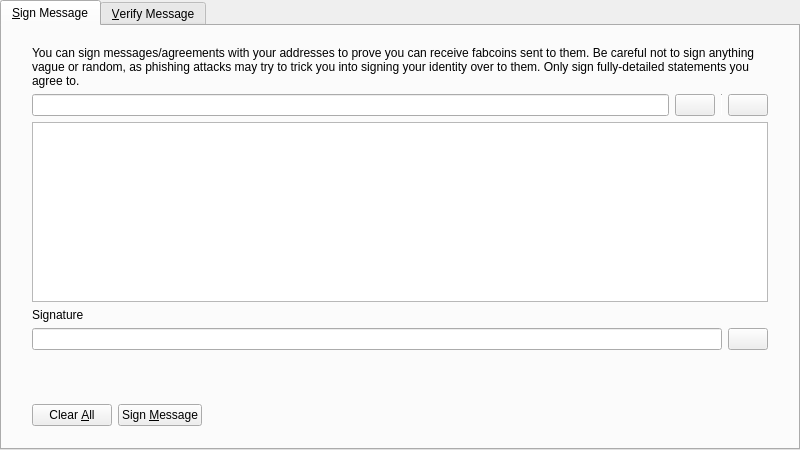
<?xml version="1.0" encoding="UTF-8"?>
<ui version="4.0">
 <class>SignVerifyMessageDialog</class>
 <widget class="QDialog" name="SignVerifyMessageDialog">
  <property name="geometry">
   <rect>
    <x>0</x>
    <y>0</y>
    <width>800</width>
    <height>450</height>
   </rect>
  </property>
  <property name="windowTitle">
   <string>Signatures - Sign / Verify a Message</string>
  </property>
  <property name="modal">
   <bool>true</bool>
  </property>
  <layout class="QVBoxLayout" name="verticalLayout">
   <property name="leftMargin">
    <number>0</number>
   </property>
   <property name="topMargin">
    <number>0</number>
   </property>
   <property name="rightMargin">
    <number>0</number>
   </property>
   <property name="bottomMargin">
    <number>0</number>
   </property>
   <item>
    <widget class="QTabWidget" name="tabWidget">
     <property name="currentIndex">
      <number>0</number>
     </property>
     <widget class="QWidget" name="tabSignMessage">
      <attribute name="title">
       <string>&amp;Sign Message</string>
      </attribute>
      <layout class="QVBoxLayout" name="verticalLayout_SM">
       <property name="leftMargin">
        <number>0</number>
       </property>
       <property name="topMargin">
        <number>0</number>
       </property>
       <property name="rightMargin">
        <number>0</number>
       </property>
       <property name="bottomMargin">
        <number>0</number>
       </property>
       <item>
        <layout class="QVBoxLayout" name="verticalLayout_3">
         <property name="leftMargin">
          <number>30</number>
         </property>
         <property name="topMargin">
          <number>20</number>
         </property>
         <property name="rightMargin">
          <number>30</number>
         </property>
         <property name="bottomMargin">
          <number>20</number>
         </property>
         <item>
          <widget class="QLabel" name="infoLabel_SM">
           <property name="text">
            <string>You can sign messages/agreements with your addresses to prove you can receive fabcoins sent to them. Be careful not to sign anything vague or random, as phishing attacks may try to trick you into signing your identity over to them. Only sign fully-detailed statements you agree to.</string>
           </property>
           <property name="textFormat">
            <enum>Qt::PlainText</enum>
           </property>
           <property name="wordWrap">
            <bool>true</bool>
           </property>
          </widget>
         </item>
         <item>
          <layout class="QHBoxLayout" name="horizontalLayout_1_SM">
           <property name="spacing">
            <number>6</number>
           </property>
           <item>
            <widget class="QValidatedLineEdit" name="addressIn_SM">
             <property name="toolTip">
              <string>The Fabcoin address to sign the message with</string>
             </property>
            </widget>
           </item>
           <item>
            <widget class="QPushButton" name="addressBookButton_SM">
             <property name="toolTip">
              <string>Choose previously used address</string>
             </property>
             <property name="text">
              <string/>
             </property>
             <property name="icon">
              <iconset resource="../fabcoin.qrc">
               <normaloff>:/icons/address-book</normaloff>:/icons/address-book</iconset>
             </property>
             <property name="shortcut">
              <string>Alt+A</string>
             </property>
             <property name="autoDefault">
              <bool>false</bool>
             </property>
            </widget>
           </item>
           <item>
            <widget class="Line" name="vLine">
             <property name="maximumSize">
              <size>
               <width>1</width>
               <height>22</height>
              </size>
             </property>
             <property name="orientation">
              <enum>Qt::Vertical</enum>
             </property>
            </widget>
           </item>
           <item>
            <widget class="QPushButton" name="pasteButton_SM">
             <property name="toolTip">
              <string>Paste address from clipboard</string>
             </property>
             <property name="text">
              <string/>
             </property>
             <property name="icon">
              <iconset resource="../fabcoin.qrc">
               <normaloff>:/icons/editpaste</normaloff>:/icons/editpaste</iconset>
             </property>
             <property name="shortcut">
              <string>Alt+P</string>
             </property>
             <property name="autoDefault">
              <bool>false</bool>
             </property>
            </widget>
           </item>
          </layout>
         </item>
         <item>
          <widget class="QPlainTextEdit" name="messageIn_SM">
           <property name="toolTip">
            <string>Enter the message you want to sign here</string>
           </property>
          </widget>
         </item>
         <item>
          <widget class="QLabel" name="signatureLabel_SM">
           <property name="text">
            <string>Signature</string>
           </property>
           <property name="textFormat">
            <enum>Qt::PlainText</enum>
           </property>
          </widget>
         </item>
         <item>
          <layout class="QHBoxLayout" name="horizontalLayout_2_SM">
           <property name="spacing">
            <number>6</number>
           </property>
           <item>
            <widget class="QLineEdit" name="signatureOut_SM">
             <property name="font">
              <font>
               <italic>true</italic>
              </font>
             </property>
             <property name="readOnly">
              <bool>true</bool>
             </property>
            </widget>
           </item>
           <item>
            <widget class="QPushButton" name="copySignatureButton_SM">
             <property name="toolTip">
              <string>Copy the current signature to the system clipboard</string>
             </property>
             <property name="text">
              <string/>
             </property>
             <property name="icon">
              <iconset resource="../fabcoin.qrc">
               <normaloff>:/icons/editcopy</normaloff>:/icons/editcopy</iconset>
             </property>
             <property name="autoDefault">
              <bool>false</bool>
             </property>
            </widget>
           </item>
          </layout>
         </item>
        </layout>
       </item>
       <item>
        <widget class="QWidget" name="buttonsContainerWhite" native="true">
         <layout class="QHBoxLayout" name="horizontalLayout">
          <property name="leftMargin">
           <number>30</number>
          </property>
          <property name="topMargin">
           <number>15</number>
          </property>
          <property name="rightMargin">
           <number>30</number>
          </property>
          <item>
           <widget class="QPushButton" name="clearButton_SM">
            <property name="toolTip">
             <string>Reset all sign message fields</string>
            </property>
            <property name="text">
             <string>Clear &amp;All</string>
            </property>
            <property name="icon">
             <iconset resource="../fabcoin.qrc">
              <normaloff>:/icons/remove</normaloff>:/icons/remove</iconset>
            </property>
            <property name="autoDefault">
             <bool>false</bool>
            </property>
           </widget>
          </item>
          <item>
           <widget class="QPushButton" name="signMessageButton_SM">
            <property name="toolTip">
             <string>Sign the message to prove you own this Fabcoin address</string>
            </property>
            <property name="text">
             <string>Sign &amp;Message</string>
            </property>
            <property name="icon">
             <iconset resource="../fabcoin.qrc">
              <normaloff>:/icons/edit</normaloff>:/icons/edit</iconset>
            </property>
            <property name="autoDefault">
             <bool>false</bool>
            </property>
           </widget>
          </item>
          <item>
           <spacer name="horizontalSpacer_1_SM">
            <property name="orientation">
             <enum>Qt::Horizontal</enum>
            </property>
            <property name="sizeHint" stdset="0">
             <size>
              <width>40</width>
              <height>48</height>
             </size>
            </property>
           </spacer>
          </item>
          <item>
           <widget class="QLabel" name="statusLabel_SM">
            <property name="font">
             <font>
              <weight>75</weight>
              <bold>true</bold>
             </font>
            </property>
            <property name="text">
             <string/>
            </property>
            <property name="wordWrap">
             <bool>true</bool>
            </property>
           </widget>
          </item>
          <item>
           <spacer name="horizontalSpacer_2_SM">
            <property name="orientation">
             <enum>Qt::Horizontal</enum>
            </property>
            <property name="sizeHint" stdset="0">
             <size>
              <width>40</width>
              <height>48</height>
             </size>
            </property>
           </spacer>
          </item>
         </layout>
        </widget>
       </item>
      </layout>
     </widget>
     <widget class="QWidget" name="tabVerifyMessage">
      <attribute name="title">
       <string>&amp;Verify Message</string>
      </attribute>
      <layout class="QVBoxLayout" name="verticalLayout_VM">
       <property name="leftMargin">
        <number>0</number>
       </property>
       <property name="topMargin">
        <number>0</number>
       </property>
       <property name="rightMargin">
        <number>0</number>
       </property>
       <property name="bottomMargin">
        <number>0</number>
       </property>
       <item>
        <layout class="QVBoxLayout" name="verticalLayout_2">
         <property name="leftMargin">
          <number>30</number>
         </property>
         <property name="topMargin">
          <number>20</number>
         </property>
         <property name="rightMargin">
          <number>30</number>
         </property>
         <property name="bottomMargin">
          <number>20</number>
         </property>
         <item>
          <widget class="QLabel" name="infoLabel_VM">
           <property name="text">
            <string>Enter the receiver's address, message (ensure you copy line breaks, spaces, tabs, etc. exactly) and signature below to verify the message. Be careful not to read more into the signature than what is in the signed message itself, to avoid being tricked by a man-in-the-middle attack. Note that this only proves the signing party receives with the address, it cannot prove sendership of any transaction!</string>
           </property>
           <property name="textFormat">
            <enum>Qt::PlainText</enum>
           </property>
           <property name="alignment">
            <set>Qt::AlignLeading|Qt::AlignLeft|Qt::AlignTop</set>
           </property>
           <property name="wordWrap">
            <bool>true</bool>
           </property>
          </widget>
         </item>
         <item>
          <layout class="QHBoxLayout" name="horizontalLayout_1_VM">
           <property name="spacing">
            <number>6</number>
           </property>
           <item>
            <widget class="QValidatedLineEdit" name="addressIn_VM">
             <property name="toolTip">
              <string>The Fabcoin address the message was signed with</string>
             </property>
            </widget>
           </item>
           <item>
            <widget class="QPushButton" name="addressBookButton_VM">
             <property name="toolTip">
              <string>Choose previously used address</string>
             </property>
             <property name="text">
              <string/>
             </property>
             <property name="icon">
              <iconset resource="../fabcoin.qrc">
               <normaloff>:/icons/address-book</normaloff>:/icons/address-book</iconset>
             </property>
             <property name="shortcut">
              <string>Alt+A</string>
             </property>
             <property name="autoDefault">
              <bool>false</bool>
             </property>
            </widget>
           </item>
          </layout>
         </item>
         <item>
          <widget class="QPlainTextEdit" name="messageIn_VM"/>
         </item>
         <item>
          <widget class="QValidatedLineEdit" name="signatureIn_VM"/>
         </item>
        </layout>
       </item>
       <item>
        <widget class="QWidget" name="buttonsContainerWhite_" native="true">
         <layout class="QHBoxLayout" name="horizontalLayout_2">
          <property name="leftMargin">
           <number>30</number>
          </property>
          <property name="topMargin">
           <number>15</number>
          </property>
          <property name="rightMargin">
           <number>30</number>
          </property>
          <item>
           <widget class="QPushButton" name="clearButton_VM">
            <property name="toolTip">
             <string>Reset all verify message fields</string>
            </property>
            <property name="text">
             <string>Clear &amp;All</string>
            </property>
            <property name="icon">
             <iconset resource="../fabcoin.qrc">
              <normaloff>:/icons/remove</normaloff>:/icons/remove</iconset>
            </property>
            <property name="autoDefault">
             <bool>false</bool>
            </property>
           </widget>
          </item>
          <item>
           <widget class="QPushButton" name="verifyMessageButton_VM">
            <property name="toolTip">
             <string>Verify the message to ensure it was signed with the specified Fabcoin address</string>
            </property>
            <property name="text">
             <string>Verify &amp;Message</string>
            </property>
            <property name="icon">
             <iconset resource="../fabcoin.qrc">
              <normaloff>:/icons/transaction_0</normaloff>:/icons/transaction_0</iconset>
            </property>
            <property name="autoDefault">
             <bool>false</bool>
            </property>
           </widget>
          </item>
          <item>
           <spacer name="horizontalSpacer_1_VM">
            <property name="orientation">
             <enum>Qt::Horizontal</enum>
            </property>
            <property name="sizeHint" stdset="0">
             <size>
              <width>40</width>
              <height>48</height>
             </size>
            </property>
           </spacer>
          </item>
          <item>
           <widget class="QLabel" name="statusLabel_VM">
            <property name="font">
             <font>
              <weight>75</weight>
              <bold>true</bold>
             </font>
            </property>
            <property name="text">
             <string/>
            </property>
            <property name="wordWrap">
             <bool>true</bool>
            </property>
           </widget>
          </item>
          <item>
           <spacer name="horizontalSpacer_2_VM">
            <property name="orientation">
             <enum>Qt::Horizontal</enum>
            </property>
            <property name="sizeHint" stdset="0">
             <size>
              <width>40</width>
              <height>48</height>
             </size>
            </property>
           </spacer>
          </item>
         </layout>
        </widget>
       </item>
      </layout>
     </widget>
    </widget>
   </item>
  </layout>
 </widget>
 <customwidgets>
  <customwidget>
   <class>QValidatedLineEdit</class>
   <extends>QLineEdit</extends>
   <header>qt/qvalidatedlineedit.h</header>
  </customwidget>
 </customwidgets>
 <resources>
  <include location="../fabcoin.qrc"/>
 </resources>
 <connections/>
</ui>
